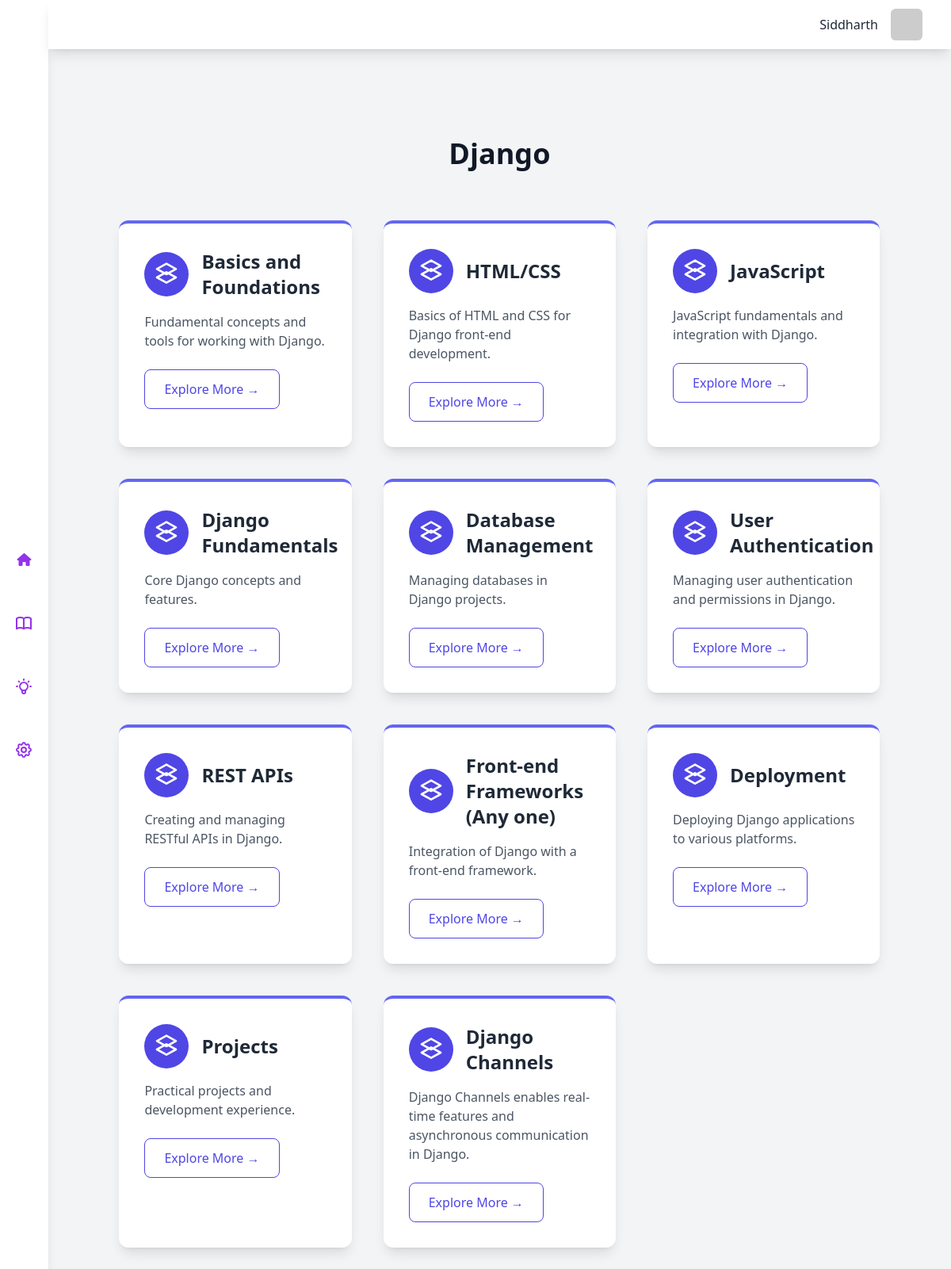
Page /subject_detail/2/ (signed in) on the committed database.
### main/models.py (models this page shows, shortened)
class Subject(models.Model):
    name = models.CharField(max_length=255)
    description = models.TextField(blank=True, null=True, default="IDk")

class Topic(models.Model):
    subject = models.ForeignKey(Subject, on_delete=models.CASCADE, related_name='topics')
    name = models.CharField(max_length=255)
    description = models.TextField(blank=True, null=True)

### main/views.py (the view)
# urls.py: path('subject_detail/<int:pk>/', views.subject_detail, name='subject_detail'),
def subject_detail(request, pk):
    subject = get_object_or_404(Subject, pk=pk)
    topics = subject.topics.all()
    return render(request, 'subject_detail.html', {'subject': subject, 'topics': topics})

### main/templates/subject_detail.html (shortened to what this page needs)
{% extends 'base.html' %}
{% load static %}
{% block content %}
<section id="subjects" class="py-24">
    <div class="container mx-auto px-6">
        <h2 class="text-4xl font-extrabold text-center mb-16 text-gray-900 fade-in-up">{{ subject.name }}</h2>
        <div class="grid grid-cols-1 sm:grid-cols-2 lg:grid-cols-3 gap-10">
            {% for topic in topics %}
            <div class="bg-white p-8 rounded-xl shadow-lg transform transition-transform duration-300 hover:scale-105 hover:shadow-2xl cursor-pointer group border-t-4 border-indigo-500 hover:border-indigo-700">
                <div class="flex items-center mb-4">
                    <div class="bg-indigo-600 text-white p-3 rounded-full mr-4 group-hover:bg-indigo-800 transition-colors duration-300">
                        <svg xmlns="http://www.w3.org/2000/svg" class="h-8 w-8" fill="none" viewBox="0 0 24 24" stroke="currentColor">
                            <path stroke-linecap="round" stroke-linejoin="round" stroke-width="2" d="M12 20l9-5-9-5-9 5 9 5z" />
                            <path stroke-linecap="round" stroke-linejoin="round" stroke-width="2" d="M12 12l9-5-9-5-9 5 9 5z" />
                        </svg>
                    </div>
                    <h3 class="text-2xl font-semibold text-gray-800">{{ topic.name }}</h3>
                </div>
                <p class="text-gray-600 mb-6">{{ topic.description }}</p>
                <a href="{% url 'topic_detail' topic.id %}" class="inline-block px-6 py-3 text-indigo-600 font-medium border border-indigo-600 rounded-lg group-hover:bg-indigo-600 group-hover:text-white transition-colors duration-300">Explore More &rarr;</a>
            </div>
            {% endfor %}
        </div>
    </div>
</section>
{% endblock %}

### main/templates/base.html (shortened to what this page needs)
{% load static %}
<!DOCTYPE html>
<html lang="en">
<head>
    <link rel="stylesheet" href="{% static 'styles.css' %}">
    <script src="https://cdn.tailwindcss.com"></script>
    <link rel="stylesheet" href="https://cdnjs.cloudflare.com/ajax/libs/font-awesome/6.6.0/css/all.min.css" />
</head>
<body>
    <div class="h-screen w-full bg-gray-100 relative flex overflow-hidden">
        <aside class="h-full w-16 flex flex-col space-y-10 items-center justify-center relative bg-white text-purple-600 shadow-lg">
            <a href="{% url 'home' %}">
                <div class="h-10 w-10 flex items-center justify-center rounded-lg cursor-pointer hover:text-white hover:bg-purple-600 hover:duration-300 hover:ease-linear focus:bg-purple-600">
                    <i class="fa-solid fa-house"></i>
                </div>
            </a>
            <a href="{% url 'subjects' %}">
                <div class="h-10 w-10 flex items-center justify-center rounded-lg cursor-pointer hover:text-white hover:bg-purple-600 hover:duration-300 hover:ease-linear focus:bg-purple-600">
                </div>
            </a>
            <div class="h-10 w-10 flex items-center justify-center rounded-lg cursor-pointer hover:text-white hover:bg-purple-600 hover:duration-300 hover:ease-linear focus:bg-purple-600">
            </div>
            <div class="h-10 w-10 flex items-center justify-center rounded-lg cursor-pointer hover:text-white hover:bg-purple-600 hover:duration-300 hover:ease-linear focus:bg-purple-600">
            </div>
        </aside>
        <div class="w-full h-full flex flex-col justify-between">
            <header class="h-16 w-full flex items-center relative justify-end px-5 space-x-10 bg-white shadow-lg">
                <div class="flex flex-shrink-0 items-center space-x-4 text-gray-800">
                    {% if request.user.is_authenticated %}
                        <div class="flex flex-col items-end">
                            <div class="text-md font-medium ">{{ request.user.username }}</div>
                        </div>
                        <a class="" href="{% url 'dashboard' %}">
                            <img
                                src="https://api.dicebear.com/9.x/adventurer-neutral/svg?seed={{ user.username }}"
                                alt="avatar"
                                class="w-10 h-10 object-cover rounded-md mr-4"
                            />
                        </a>
                    {% else %}
                        <div class="flex space-x-4">
                            <a href="{% url 'login' %}" class="text-sm font-medium text-purple-600">Login</a>
                            <a href="{% url 'signup' %}" class="text-sm font-medium text-purple-600">Signup</a>
                        </div>
                    {% endif %}
                </div>
            </header>
            <main class="max-w-full h-full flex relative overflow-y-hidden">
                <div class="h-full w-full m-4 overflow-y-scroll">
                    {% block content %}{% endblock %}
                </div>
            </main>
        </div>
    </div>
</body>
</html>

### main/templates/subject_detail.html (style rules this page uses)
@media (min-width: 1024px) { .container { padding-left: 2rem; padding-right: 2rem; } }

### rows in the picture
Subject: name "Django"
Topic: name "Basics and Foundations", description "Fundamental concepts and tools for working with Django."
Topic: name "HTML/CSS", description "Basics of HTML and CSS for Django front-end development."
Topic: name "JavaScript", description "JavaScript fundamentals and integration with Django."
Topic: name "Django Fundamentals", description "Core Django concepts and features."
Topic: name "Database Management", description "Managing databases in Django projects."
Topic: name "User Authentication", description "Managing user authentication and permissions in Django."
Topic: name "REST APIs", description "Creating and managing RESTful APIs in Django."
Topic: name "Front-end Frameworks (Any one)", description "Integration of Django with a front-end framework."
Topic: name "Deployment", description "Deploying Django applications to various platforms."
Topic: name "Projects", description "Practical projects and development experience."
Topic: name "Django Channels", description "Django Channels enables real-time features and asynchronous communication in Django."

### other values in the picture
{{ request.user.username }} "Siddharth"
